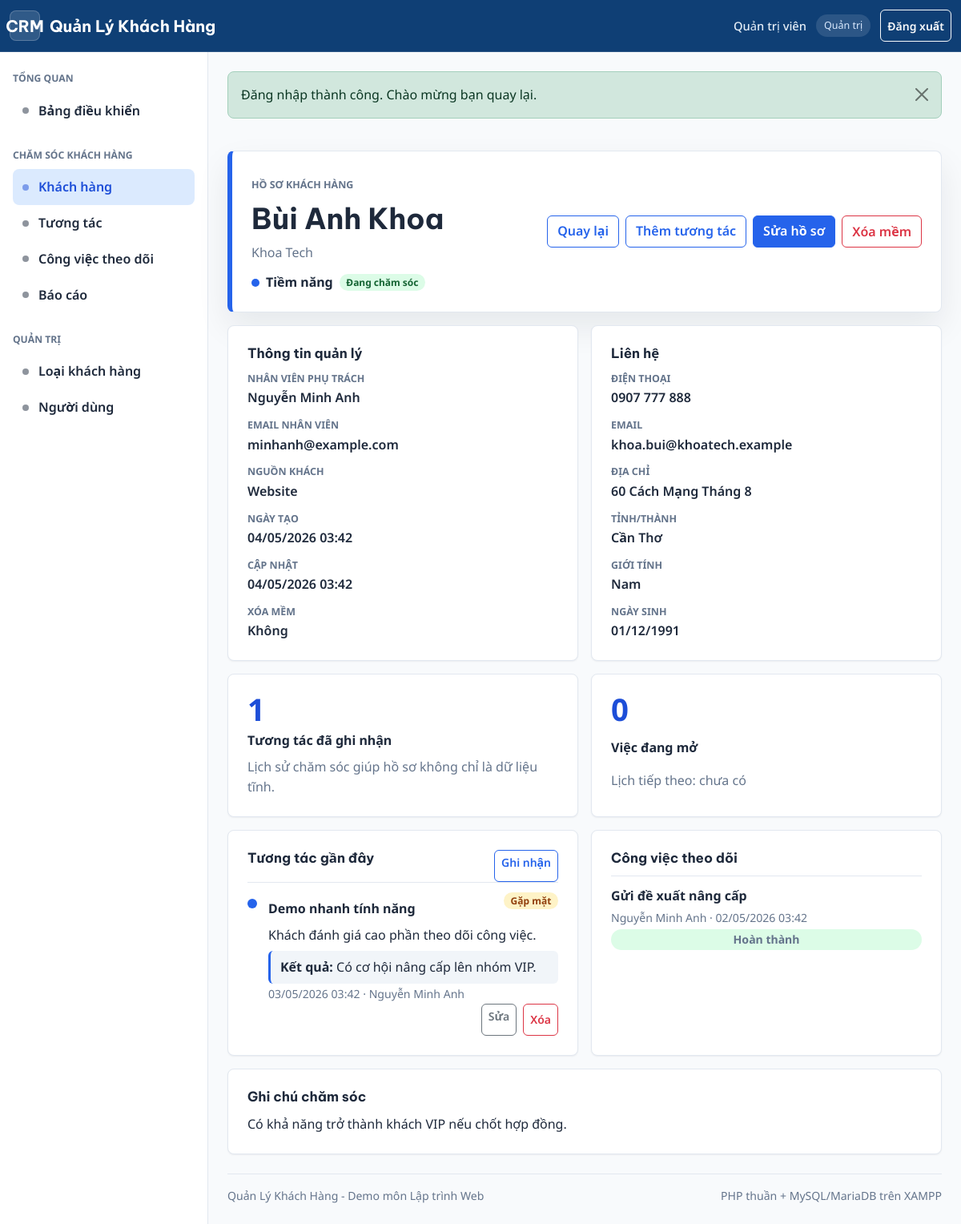
/khach-hang/chi-tiet.php?id=7 (signed in), run on the app's committed database.
### tables this page shows
CREATE TABLE `customers` (
    `id` INT UNSIGNED NOT NULL AUTO_INCREMENT,
    `customer_type_id` INT UNSIGNED NOT NULL,
    `assigned_user_id` INT UNSIGNED NULL,
    `full_name` VARCHAR(150) NOT NULL,
    `company_name` VARCHAR(150) NULL,
    `gender` ENUM('male', 'female', 'other', 'unknown') NOT NULL DEFAULT 'unknown',
    `date_of_birth` DATE NULL,
    `phone` VARCHAR(32) NULL,
    `phone_normalized` VARCHAR(32) NULL,
    `email` VARCHAR(191) NULL,
    `email_normalized` VARCHAR(191) NULL,
    `address` VARCHAR(255) NULL,
    `city` VARCHAR(80) NULL,
    `source` ENUM('website', 'facebook', 'referral', 'walk_in', 'phone', 'other') NOT NULL DEFAULT 'other',
    `status` ENUM('active', 'potential', 'inactive') NOT NULL DEFAULT 'active',
    `notes` TEXT NULL,
    `deleted_at` DATETIME NULL,
    `active_phone_key` VARCHAR(32)
        GENERATED ALWAYS AS (
            CASE
                WHEN `deleted_at` IS NULL
                 AND `phone_normalized` IS NOT NULL
                 AND `phone_normalized` <> ''
                THEN `phone_normalized`
                ELSE NULL
            END
        ) PERSISTENT,
    `active_email_key` VARCHAR(191)
        GENERATED ALWAYS AS (
            CASE
                WHEN `deleted_at` IS NULL
                 AND `email_normalized` IS NOT NULL
                 AND `email_normalized` <> ''
                THEN `email_normalized`
                ELSE NULL
            END
        ) PERSISTENT,
    `created_at` DATETIME NOT NULL DEFAULT CURRENT_TIMESTAMP,
    `updated_at` DATETIME NOT NULL DEFAULT CURRENT_TIMESTAMP ON UPDATE CURRENT_TIMESTAMP,
    PRIMARY KEY (`id`),
    UNIQUE KEY `uq_customers_active_phone` (`active_phone_key`),
    UNIQUE KEY `uq_customers_active_email` (`active_email_key`),
    KEY `idx_customers_name` (`full_name`),
    KEY `idx_customers_company_name` (`company_name`),
    KEY `idx_customers_type_status` (`customer_type_id`, `status`),
    KEY `idx_customers_assigned_status` (`assigned_user_id`, `status`),
    KEY `idx_customers_status_deleted` (`status`, `deleted_at`),
    KEY `idx_customers_deleted_at` (`deleted_at`),
    KEY `idx_customers_phone_normalized` (`phone_normalized`),
    KEY `idx_customers_email_normalized` (`email_normalized`),
    CONSTRAINT `fk_customers_customer_type`
        FOREIGN KEY (`customer_type_id`) REFERENCES `customer_types` (`id`)
        ON UPDATE CASCADE
        ON DELETE RESTRICT,
    CONSTRAINT `fk_customers_assigned_user`
        FOREIGN KEY (`assigned_user_id`) REFERENCES `users` (`id`)
        ON UPDATE CASCADE
        ON DELETE SET NULL
);

CREATE TABLE `customer_types` (
    `id` INT UNSIGNED NOT NULL AUTO_INCREMENT,
    `name` VARCHAR(80) NOT NULL,
    `description` VARCHAR(255) NULL,
    `priority_score` TINYINT UNSIGNED NOT NULL DEFAULT 0,
    `color` VARCHAR(20) NOT NULL DEFAULT '#64748b',
    `is_active` TINYINT(1) NOT NULL DEFAULT 1,
    `created_at` DATETIME NOT NULL DEFAULT CURRENT_TIMESTAMP,
    `updated_at` DATETIME NOT NULL DEFAULT CURRENT_TIMESTAMP ON UPDATE CURRENT_TIMESTAMP,
    PRIMARY KEY (`id`),
    UNIQUE KEY `uq_customer_types_name` (`name`),
    KEY `idx_customer_types_active` (`is_active`),
    KEY `idx_customer_types_priority_score` (`priority_score`)
);

CREATE TABLE `users` (
    `id` INT UNSIGNED NOT NULL AUTO_INCREMENT,
    `full_name` VARCHAR(120) NOT NULL,
    `username` VARCHAR(50) NOT NULL,
    `email` VARCHAR(191) NOT NULL,
    `phone` VARCHAR(32) NULL,
    `password_hash` VARCHAR(255) NOT NULL,
    `role` ENUM('admin', 'staff') NOT NULL DEFAULT 'staff',
    `status` ENUM('active', 'locked') NOT NULL DEFAULT 'active',
    `last_login_at` DATETIME NULL,
    `created_at` DATETIME NOT NULL DEFAULT CURRENT_TIMESTAMP,
    `updated_at` DATETIME NOT NULL DEFAULT CURRENT_TIMESTAMP ON UPDATE CURRENT_TIMESTAMP,
    PRIMARY KEY (`id`),
    UNIQUE KEY `uq_users_username` (`username`),
    UNIQUE KEY `uq_users_email` (`email`),
    KEY `idx_users_role_status` (`role`, `status`),
    KEY `idx_users_status` (`status`),
    KEY `idx_users_last_login_at` (`last_login_at`)
);

CREATE TABLE `interactions` (
    `id` INT UNSIGNED NOT NULL AUTO_INCREMENT,
    `customer_id` INT UNSIGNED NOT NULL,
    `user_id` INT UNSIGNED NOT NULL,
    `interaction_type` ENUM('call', 'email', 'meeting', 'note', 'chat', 'zalo', 'other') NOT NULL DEFAULT 'note',
    `title` VARCHAR(150) NOT NULL,
    `content` TEXT NULL,
    `result` VARCHAR(150) NULL,
    `interaction_at` DATETIME NOT NULL DEFAULT CURRENT_TIMESTAMP,
    `created_at` DATETIME NOT NULL DEFAULT CURRENT_TIMESTAMP,
    `updated_at` DATETIME NOT NULL DEFAULT CURRENT_TIMESTAMP ON UPDATE CURRENT_TIMESTAMP,
    PRIMARY KEY (`id`),
    KEY `idx_interactions_customer_date` (`customer_id`, `interaction_at`),
    KEY `idx_interactions_user_date` (`user_id`, `interaction_at`),
    KEY `idx_interactions_type_date` (`interaction_type`, `interaction_at`),
    CONSTRAINT `fk_interactions_customer`
        FOREIGN KEY (`customer_id`) REFERENCES `customers` (`id`)
        ON UPDATE CASCADE
        ON DELETE CASCADE,
    CONSTRAINT `fk_interactions_user`
        FOREIGN KEY (`user_id`) REFERENCES `users` (`id`)
        ON UPDATE CASCADE
        ON DELETE RESTRICT
);

CREATE TABLE `follow_up_tasks` (
    `id` INT UNSIGNED NOT NULL AUTO_INCREMENT,
    `customer_id` INT UNSIGNED NOT NULL,
    `assigned_user_id` INT UNSIGNED NOT NULL,
    `created_by` INT UNSIGNED NOT NULL,
    `title` VARCHAR(150) NOT NULL,
    `description` TEXT NULL,
    `due_at` DATETIME NOT NULL,
    `status` ENUM('pending', 'in_progress', 'completed', 'cancelled') NOT NULL DEFAULT 'pending',
    `priority` ENUM('low', 'medium', 'high') NOT NULL DEFAULT 'medium',
    `completed_at` DATETIME NULL,
    `created_at` DATETIME NOT NULL DEFAULT CURRENT_TIMESTAMP,
    `updated_at` DATETIME NOT NULL DEFAULT CURRENT_TIMESTAMP ON UPDATE CURRENT_TIMESTAMP,
    PRIMARY KEY (`id`),
    KEY `idx_tasks_assignee_status_due` (`assigned_user_id`, `status`, `due_at`),
    KEY `idx_tasks_customer_status` (`customer_id`, `status`),
    KEY `idx_tasks_due_at` (`due_at`),
    KEY `idx_tasks_priority` (`priority`),
    KEY `idx_tasks_created_by` (`created_by`),
    CONSTRAINT `fk_tasks_customer`
        FOREIGN KEY (`customer_id`) REFERENCES `customers` (`id`)
        ON UPDATE CASCADE
        ON DELETE CASCADE,
    CONSTRAINT `fk_tasks_assigned_user`
        FOREIGN KEY (`assigned_user_id`) REFERENCES `users` (`id`)
        ON UPDATE CASCADE
        ON DELETE RESTRICT,
    CONSTRAINT `fk_tasks_created_by`
        FOREIGN KEY (`created_by`) REFERENCES `users` (`id`)
        ON UPDATE CASCADE
        ON DELETE RESTRICT
);

### khach-hang/chi-tiet.php (the view, shortened to what the rows shown need)
<?php
$id = max(0, (int) gia_tri_get('id', 0));
$khachHang = $id > 0 ? lay_chi_tiet_khach_hang($id) : null;
$tuongTacGanDay = lay_tuong_tac_cua_khach_hang_day_du($id, 8);
$congViecTheoDoi = lay_cong_viec_cua_khach_hang($id);
$nhanCongViec = ['pending' => 'Chờ xử lý', 'in_progress' => 'Đang xử lý', 'completed' => 'Hoàn thành', 'cancelled' => 'Đã hủy'];
$lopCongViec = ['pending' => 'badge-soft-warning', 'in_progress' => 'badge-soft-primary', 'completed' => 'badge-soft-success', 'cancelled' => 'badge-soft-danger'];
require __DIR__ . '/../giao-dien/dau-trang.php';
?>
<section class="customer-profile-page">
    <div class="customer-profile-hero" style="--type-color: <?= e(mau_loai_khach_hang_khach_an_toan($khachHang['customer_type_color'])) ?>">
        <div>
            <p class="eyebrow">Hồ sơ khách hàng</p>
            <h1><?= e($khachHang['full_name']) ?></h1>
            <p><?= e($khachHang['company_name'] ?: $khachHang['city'] ?: 'Khách hàng cá nhân') ?></p>
            <div class="customer-profile-badges">
                <span class="customer-type-chip"><?= e($khachHang['customer_type_name']) ?></span>
                <span class="badge <?= e(lop_badge_trang_thai_khach_hang($khachHang['status'], $khachHang['deleted_at'])) ?>">
                    <?= e(nhan_hien_thi_trang_thai_khach_hang($khachHang['status'], $khachHang['deleted_at'])) ?>
                </span>
            </div>
        </div>
    </div>
    <div class="customer-profile-grid">
        <article class="surface-card customer-info-card">
            <h2 class="card-title">Thông tin quản lý</h2>
            <dl class="customer-definition-list">
                <div><dt>Nhân viên phụ trách</dt><dd><?= e($khachHang['assigned_user_name'] ?: 'Chưa phân công') ?></dd></div>
                <div><dt>Email nhân viên</dt><dd><?= e($khachHang['assigned_user_email'] ?: 'Chưa có') ?></dd></div>
                <div><dt>Nguồn khách</dt><dd><?= e(nhan_nguon_khach_hang()[$khachHang['source']] ?? 'Khác') ?></dd></div>
                <div><dt>Ngày tạo</dt><dd><?= e(dinh_dang_ngay_gio($khachHang['created_at'])) ?></dd></div>
                <div><dt>Cập nhật</dt><dd><?= e(dinh_dang_ngay_gio($khachHang['updated_at'])) ?></dd></div>
                <div><dt>Xóa mềm</dt><dd><?= e(dinh_dang_ngay_gio($khachHang['deleted_at']) ?: 'Không') ?></dd></div>
            </dl>
        </article>
        <article class="surface-card customer-info-card">
            <h2 class="card-title">Liên hệ</h2>
            <dl class="customer-definition-list">
                <div><dt>Điện thoại</dt><dd><?= e($khachHang['phone'] ?: 'Chưa có') ?></dd></div>
                <div><dt>Email</dt><dd><?= e($khachHang['email'] ?: 'Chưa có') ?></dd></div>
                <div><dt>Địa chỉ</dt><dd><?= e($khachHang['address'] ?: 'Chưa có') ?></dd></div>
                <div><dt>Tỉnh/thành</dt><dd><?= e($khachHang['city'] ?: 'Chưa có') ?></dd></div>
                <div><dt>Giới tính</dt><dd><?= e(nhan_gioi_tinh_khach_hang()[$khachHang['gender']] ?? 'Chưa xác định') ?></dd></div>
                <div><dt>Ngày sinh</dt><dd><?= e(dinh_dang_ngay($khachHang['date_of_birth']) ?: 'Chưa có') ?></dd></div>
            </dl>
        </article>
    </div>
    <div class="customer-ops-grid">
        <section class="surface-card">
            <div class="interaction-section-heading">
                <h2 class="card-title">Tương tác gần đây</h2>
            </div>
            <div class="customer-interaction-feed">
                <?php foreach ($tuongTacGanDay as $tuongTac): ?>
                    <article>
                        <span class="interaction-dot" aria-hidden="true"></span>
                        <div>
                            <div class="interaction-feed-title">
                                <strong><?= e($tuongTac['title']) ?></strong>
                                <span class="badge <?= e(lop_badge_loai_tuong_tac($tuongTac['interaction_type'])) ?>">
                                    <?= e(nhan_loai_tuong_tac_hien_thi($tuongTac['interaction_type'])) ?>
                                </span>
                            </div>
                            <p><?= nl2br(e($tuongTac['content'])) ?></p>
                            <?php if ($tuongTac['result']): ?>
                                <p class="interaction-result"><strong>Kết quả:</strong> <?= e($tuongTac['result']) ?></p>
                            <?php endif; ?>
                            <time><?= e(dinh_dang_ngay_gio($tuongTac['interaction_at'])) ?> · <?= e($tuongTac['user_name']) ?></time>
                            <?php if (co_the_sua_xoa_tuong_tac($tuongTac)): ?>
                                <div class="interaction-actions">
                                    <a class="btn btn-sm btn-outline-secondary" href="<?= e(duong_dan('tuong-tac/sua.php?id=' . $tuongTac['id'])) ?>">Sửa</a>
                                    <form action="<?= e(duong_dan('tuong-tac/xoa.php')) ?>" method="post">
                                        <button class="btn btn-sm btn-outline-danger" data-confirm-message="Xóa tương tác này khỏi lịch sử?" type="submit">Xóa</button>
                                    </form>
                                </div>
                            <?php endif; ?>
                        </div>
                    </article>
                <?php endforeach; ?>
            </div>
        </section>
        <section class="surface-card">
            <h2 class="card-title">Công việc theo dõi</h2>
            <div class="customer-mini-list">
                <?php foreach ($congViecTheoDoi as $congViec): ?>
                    <article>
                        <strong><?= e($congViec['title']) ?></strong>
                        <span><?= e($congViec['assigned_user_name']) ?> · <?= e(dinh_dang_ngay_gio($congViec['due_at'])) ?></span>
                        <span class="badge <?= e($lopCongViec[$congViec['status']] ?? 'badge-soft-primary') ?>"><?= e($nhanCongViec[$congViec['status']] ?? 'Không rõ') ?></span>
                    </article>
                <?php endforeach; ?>
            </div>
        </section>
    </div>
    <?php if ($khachHang['notes']): ?>
        <section class="surface-card">
            <h2 class="card-title">Ghi chú chăm sóc</h2>
            <p class="mb-0"><?= nl2br(e($khachHang['notes'])) ?></p>
        </section>
    <?php endif; ?>
</section>
<?php require __DIR__ . '/../giao-dien/cuoi-trang.php'; ?>

### data on the page
customers: full_name "Bùi Anh Khoa", company_name "Khoa Tech", customer_type.name "Tiềm năng", status+deleted_at "Đang chăm sóc", assigned_user.full_name "Nguyễn Minh Anh", assigned_user.email "minhanh@example.com", source "Website", created_at "04/05/2026 03:42", updated_at "04/05/2026 03:42", deleted_at "Không", phone "0907 777 888", email "khoa.bui@khoatech.example", address "60 Cách Mạng Tháng 8", city "Cần Thơ", gender "Nam", date_of_birth "01/12/1991", notes "Có khả năng trở thành khách VIP nếu chốt hợp đồng."
interactions: title "Demo nhanh tính năng", interaction_type "Gặp mặt", content "Khách đánh giá cao phần theo dõi công việc.", result "Có cơ hội nâng cấp lên nhóm VIP.", interaction_at "03/05/2026 03:42", user.full_name "Nguyễn Minh Anh"
follow_up_tasks: title "Gửi đề xuất nâng cấp", assigned_user.full_name "Nguyễn Minh Anh", due_at "02/05/2026 03:42", status "Hoàn thành"

### other printed values
TEN_UNG_DUNG "Quản Lý Khách Hàng"
$nguoiDung['ho_ten'] ?: $nguoiDung['ten_dang_nhap'] "Quản trị viên"
$vaiTro "Quản trị"
$nhan "Bảng điều khiển Khách hàng Tương tác Công việc theo dõi Báo cáo Loại khách hàng Người dùng"
$thongBao['noi_dung'] "Đăng nhập thành công. Chào mừng bạn quay lại."
$khachHang['interaction_count'] "1"
$khachHang['open_task_count'] "0"
dinh_dang_ngay_gio($khachHang['next_task_due_at']) ?: 'chưa có' "chưa có"
